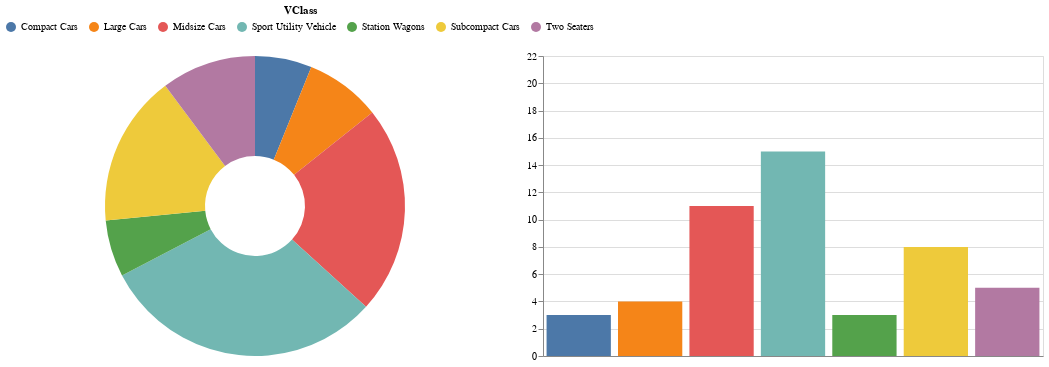

The code cell stored with this chart in its notebook:
### Code cell
slider = alt.binding_range(min=df_fuel_cost.year.min(), max=df_fuel_cost.year.max(), step=1, name='Year')
selector = alt.selection_single(name="YearSelector", fields=['year'],
                                bind=slider, init={'year': 2021})

dropdown = alt.binding_select(options=sorted(df_drive.make.unique()))
selector_make = alt.selection_single(name='Make', fields=['make'],
                                bind=dropdown, init={'make': 'Audi'})

pie = alt.Chart(df_drive).mark_arc(innerRadius=50,).encode(
    theta=alt.Theta(field="model", type="quantitative"),
    color=alt.Color(field="VClass", type="nominal", legend=alt.Legend(
        orient='top',
        direction='horizontal',
        titleAnchor='middle')),
).add_selection(
    selector
).add_selection(
    selector_make
).transform_filter(
    selector
).transform_filter(
    selector_make
).properties(
   width=500)

bar = alt.Chart(df_drive).mark_bar().encode(
    x=alt.X("VClass", title=None, axis=alt.Axis(labels=False, tickSize=0)),
    y=alt.Y("model", title=None, scale = alt.Scale(domain = [0, 22])),
    color=alt.Color("VClass"),
    tooltip=['make', 'model']
).properties(
   width=500)

alt.hconcat(
    pie, bar
).add_selection(
    selector
).add_selection(
    selector_make
).transform_filter(
    selector
).transform_filter(
    selector_make
)

### Figure 1 — Vega-Lite specification as saved in the notebook (floating-point values rounded to 4 significant figures; data arrays with more than 128 entries replaced by an {"elided": "..."} marker saying what was removed)
{"config": {"view": {"continuousWidth": 400, "continuousHeight": 300}}, "hconcat": [{"mark": {"type": "arc", "innerRadius": 50}, "encoding": {"color": {"field": "VClass", "legend": {"direction": "horizontal", "orient": "top", "titleAnchor": "middle"}, "type": "nominal"}, "theta": {"field": "model", "type": "quantitative"}}, "selection": {"YearSelector": {"type": "single", "fields": ["year"], "bind": {"input": "range", "max": 2022, "min": 1984, "name": "Year", "step": 1}, "init": {"year": 2021}}, "Make": {"type": "single", "fields": ["make"], "bind": {"input": "select", "options": {"elided": "141 str values"}}, "init": {"make": "Audi"}}}, "transform": [{"filter": {"selection": "YearSelector"}}, {"filter": {"selection": "Make"}}], "width": 500}, {"mark": "bar", "encoding": {"color": {"field": "VClass", "type": "nominal"}, "tooltip": [{"field": "make", "type": "nominal"}, {"field": "model", "type": "quantitative"}], "x": {"axis": {"labels": false, "tickSize": 0}, "field": "VClass", "title": null, "type": "nominal"}, "y": {"field": "model", "scale": {"domain": [0, 22]}, "title": null, "type": "quantitative"}}, "selection": {"YearSelector": {"type": "single", "fields": ["year"], "bind": {"input": "range", "max": 2022, "min": 1984, "name": "Year", "step": 1}, "init": {"year": 2021}}, "Make": {"type": "single", "fields": ["make"], "bind": {"input": "select", "options": {"elided": "141 str values"}}, "init": {"make": "Audi"}}}, "width": 500}], "data": {"name": "data-c82ba8dce42ba4a545ff175642f329af"}, "transform": [{"filter": {"selection": "YearSelector"}}, {"filter": {"selection": "Make"}}], "$schema": "https://vega.github.io/schema/vega-lite/v4.17.0.json", "datasets": {"data-c82ba8dce42ba4a545ff175642f329af": {"elided": "6968 records"}}}
